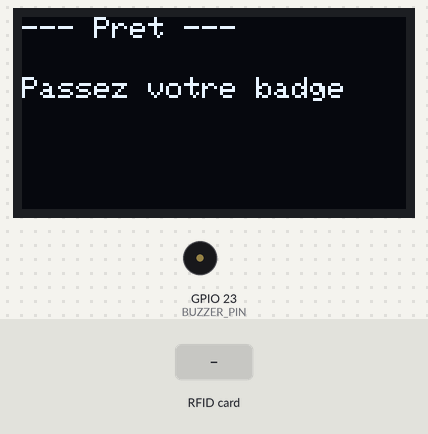
A program run on a simulated ESP32. Parts: 128×64 one-colour display, buzzer (waves = sounding). The inputs (shaded band) are chosen by the test bench. WiFi joins after 1.5 s; servers stay silent unless stated; uploads are accepted with an empty reply; the local clock reads 2024-03-15 10:24:30 at power-on unless the program sets it; EEPROM starts erased; what the program prints to the serial monitor is not drawn.

Above: at 2.7 s.
2.8 s: RFID card 5E 7A 19 C4 held to the reader
At 2.99 s:
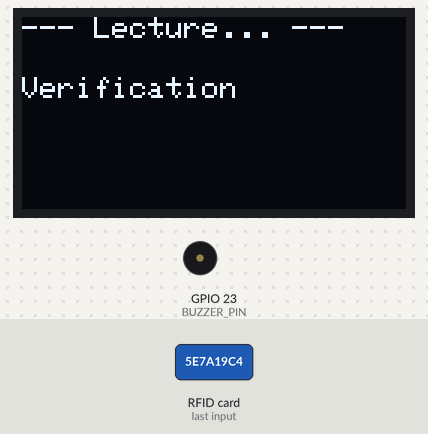
At 4.4 s:
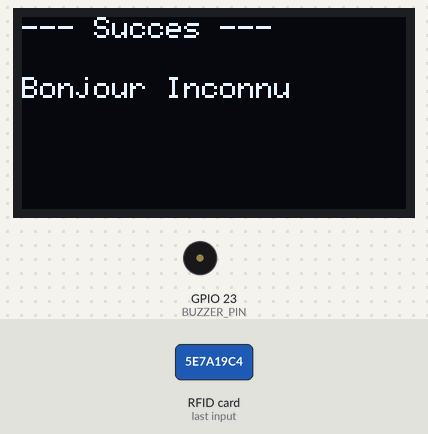
Timing chart, 0 to 5.9 s (numbered marks = the images above; inputs shaded):
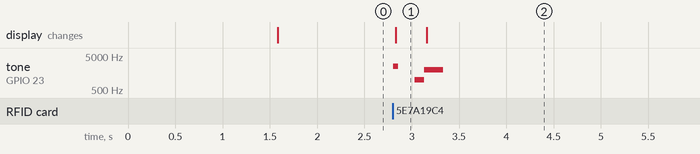

The program:

main.cpp
```cpp
#include <Arduino.h>
#include <WiFi.h>
#include <HTTPClient.h>
#include <Wire.h>
#include <Adafruit_PN532.h>
#include <Adafruit_GFX.h>
#include <Adafruit_SSD1306.h>
#include <ArduinoJson.h>
#include <Preferences.h>
#include <time.h>

// --- CONFIGURATION ---
const char* ssid = "Soul society";
const char* password = "************";
const char* serverUrl = "http://************:3000/api/scan"; // Ton backend Node.js

// --- HARDWARE ---
#define SDA_PIN 21
#define SCL_PIN 22
#define BUZZER_PIN 23
unsigned long resetScreenTime = 0;
Adafruit_PN532 nfc(SDA_PIN, SCL_PIN);
Adafruit_SSD1306 display(128, 64, &Wire, -1);

// --- OFFLINE STORAGE ---
Preferences nvs;

// --- DÉCLARATION DES FONCTIONS ---
void initNTP();
long getCurrentTimestamp();
void saveScanOffline(String uid, long timestamp);
void syncOfflineScans();
void displayMessage(String title, String msg);
void playReadTone();
void playSuccessTone();
void playErrorTone();

void setup() {
    Serial.begin(115200);
    pinMode(BUZZER_PIN, OUTPUT);
    Wire.begin(SDA_PIN, SCL_PIN);

    // Initialisation Écran
    display.begin(SSD1306_SWITCHCAPVCC, 0x3C);
    display.clearDisplay();
    display.setTextColor(WHITE);
    displayMessage("Demarrage...", "GAPRC Kiosque");

    // Initialisation NFC
    nfc.begin();
    if (!nfc.getFirmwareVersion()) {
        Serial.println("❌ Lecteur NFC non trouvé !");
        displayMessage("Erreur", "Lecteur NFC HS");
        while (1);
    }
    nfc.SAMConfig();

    // Initialisation Wi-Fi
    WiFi.begin(ssid, password);
    Serial.print("Connexion Wi-Fi");
    int attempts = 0;
    while (WiFi.status() != WL_CONNECTED && attempts < 20) {
        delay(500);
        Serial.print(".");
        attempts++;
    }

    if (WiFi.status() == WL_CONNECTED) {
        Serial.println("\n✅ Wi-Fi connecté !");
        initNTP(); // On récupère l'heure mondiale
        syncOfflineScans(); // On vide la mémoire au cas où il y avait des pointages en attente
        displayMessage("Pret", "Passez votre badge");
    } else {
        Serial.println("\n⚠️ Démarrage HORS-LIGNE");
        displayMessage("Mode HORS-LIGNE", "Passez votre badge");
    }
}

void loop() {
    // 1. TIMER NON-BLOQUANT (Efface l'écran après 3s)
    if (resetScreenTime > 0 && millis() > resetScreenTime) {
        displayMessage(WiFi.status() == WL_CONNECTED ? "Pret" : "Mode HORS-LIGNE", "Passez votre badge");
        resetScreenTime = 0;
    }

    // 2. Vérification de la reconnexion Wi-Fi (Background Sync)
    static unsigned long lastWifiCheck = 0;
    if (millis() - lastWifiCheck > 10000) {
        if (WiFi.status() == WL_CONNECTED) {
            syncOfflineScans();
        }
        lastWifiCheck = millis();
    }

    // 3. Lecture du badge NFC
    uint8_t success;
    uint8_t uid[] = { 0, 0, 0, 0, 0, 0, 0 };
    uint8_t uidLength;

    success = nfc.readPassiveTargetID(PN532_MIFARE_ISO14443A, uid, &uidLength, 500);

    if (success) {
        playReadTone(); // Bip physique

        String uidStr = "";
        for (uint8_t i = 0; i < uidLength; i++) {
            uidStr += String(uid[i], HEX);
        }

        long timestamp = getCurrentTimestamp();
        Serial.println("🎯 Badge détecté : " + uidStr);
        displayMessage("Lecture...", "Verification");

        bool isOfflineError = false; // NOUVEAU : Drapeau pour savoir si c'est une vraie panne réseau

        // 4. TENTATIVE D'ENVOI AU SERVEUR
        if (WiFi.status() == WL_CONNECTED) {
            HTTPClient http;
            http.begin(serverUrl);
            http.addHeader("Content-Type", "application/json");

            JsonDocument doc;
            doc["nfc_uid"] = uidStr;
            doc["timestamp"] = timestamp;
            String requestBody;
            serializeJson(doc, requestBody);

            int httpResponseCode = http.POST(requestBody);
            String responseStr = http.getString();

            JsonDocument respDoc;
            deserializeJson(respDoc, responseStr);

            if (httpResponseCode == 200) {
                // ✅ SUCCÈS : Ouverture ou reprise de session
                const char* fName = respDoc["user"]["first_name"];
                String jobisteName = fName ? String(fName) : "Inconnu"; // Correction du bug du nom

                playSuccessTone();
                displayMessage("Succes", "Bonjour " + jobisteName);

            } else if (httpResponseCode == 403) {
                // ⛔ ERREUR MÉTIER : Caisse déjà occupée !
                playErrorTone();
                displayMessage("Refuse", "Caisse occupee!");
                Serial.println("⛔ Rejet: Une autre session est déjà ouverte.");

            } else if (httpResponseCode == 404) {
                // ⛔ ERREUR MÉTIER : Badge non assigné
                playErrorTone();
                displayMessage("Erreur", "Badge Inconnu");
                Serial.println("⛔ Rejet: Badge non reconnu dans la DB.");

            } else {
                // ⚠️ ERREUR RÉSEAU OU SERVEUR CRASHÉ (Code < 0 ou 500)
                Serial.println("❌ Erreur de communication Serveur: " + String(httpResponseCode));
                isOfflineError = true;
            }
            http.end();
        } else {
            isOfflineError = true; // Pas de Wi-Fi du tout
        }

        // 5. FALLBACK : MODE HORS-LIGNE (Uniquement si VRAIE panne réseau)
        if (isOfflineError) {
            playErrorTone(); // Bip d'avertissement
            saveScanOffline(uidStr, timestamp); // ON SAUVEGARDE UNIQUEMENT ICI !
            displayMessage("Hors-ligne", "Pointage differe");
        }

        // On arme le timer pour effacer l'écran dans 3 secondes
        resetScreenTime = millis() + 3000;
    }
}

// --- FONCTIONS UTILITAIRES ---

void initNTP() {
    configTime(3600, 3600, "pool.ntp.org"); // Fuseau horaire Belgique (GMT+1 + Heure d'été)
    struct tm timeinfo;
    if (!getLocalTime(&timeinfo)) {
        Serial.println("❌ Échec synchronisation NTP");
    } else {
        Serial.println("🕒 Heure synchronisée.");
    }
}

long getCurrentTimestamp() {
    time_t now;
    time(&now);
    return (long)now;
}

void saveScanOffline(String uid, long timestamp) {
    nvs.begin("gaprc", false); // "false" pour mode Lecture/Écriture
    int count = nvs.getInt("count", 0);

    // On stocke sous forme de String simple : "uid,timestamp"
    String data = uid + "," + String(timestamp);
    String key = "scan_" + String(count);

    nvs.putString(key.c_str(), data);
    nvs.putInt("count", count + 1);
    nvs.end();

    Serial.println("💾 Pointage stocké localement (Total attente : " + String(count + 1) + ")");
}

void syncOfflineScans() {
    nvs.begin("gaprc", false);
    int count = nvs.getInt("count", 0);

    if (count > 0 && WiFi.status() == WL_CONNECTED) {
        Serial.println("🔄 Début de synchronisation de " + String(count) + " pointages...");
        displayMessage("Synchronisation", String(count) + " pointages en cours...");

        int successCount = 0;
        HTTPClient http;

        for (int i = 0; i < count; i++) {
            String key = "scan_" + String(i);
            String data = nvs.getString(key.c_str(), "");

            if (data.length() > 0) {
                int commaIndex = data.indexOf(',');
                String uid = data.substring(0, commaIndex);
                long ts = data.substring(commaIndex + 1).toInt();

                http.begin(serverUrl);
                http.addHeader("Content-Type", "application/json");
                JsonDocument doc;
                doc["nfc_uid"] = uid;
                doc["timestamp"] = ts;
                String requestBody;
                serializeJson(doc, requestBody);

                int httpCode = http.POST(requestBody);
                if (httpCode == 200 || httpCode == 403 || httpCode == 404 || httpCode == 400) {
                    successCount++;
                }
                http.end();
                delay(500); // Petite pause pour ne pas surcharger l'API Node.js
            }
        }

        if (successCount == count) {
            Serial.println("✅ Synchronisation réussie, purge de la mémoire !");
            nvs.clear(); // On vide le namespace
            nvs.putInt("count", 0);
            displayMessage("Synchro OK", "Memoire purgee");
        } else {
            Serial.println("⚠️ Échec partiel de la synchronisation.");
            displayMessage("Erreur Synchro", "Réessai plus tard");
        }
        delay(2000);
        displayMessage(WiFi.status() == WL_CONNECTED ? "Pret" : "Mode HORS-LIGNE", "Passez votre badge");
    }
    nvs.end();
}

void displayMessage(String title, String msg) {
    display.clearDisplay();
    display.setCursor(0, 0);
    display.setTextSize(1);
    display.println("--- " + title + " ---");
    display.setCursor(0, 20);
    display.setTextSize(1); // Mettre 2 si c'est trop petit, mais ça risque de déborder
    display.println(msg);
    display.display();
}

// --- FONCTIONS AUDIO ---
void playReadTone() {
    tone(BUZZER_PIN, 2500, 50); // Bip très court et aigu (Feedback tactile)
}

void playSuccessTone() {
    tone(BUZZER_PIN, 1000, 100);
    delay(100); // Petit delay toléré ici car c'est une animation sonore de validation
    tone(BUZZER_PIN, 2000, 200); // Accord montant = Validation
}

void playErrorTone() {
    tone(BUZZER_PIN, 300, 600); // Bip long et grave = Erreur / Refus / Hors-ligne
}
```

Measured:
- after the input at 2.8 s, tone on GPIO 23 (BUZZER_PIN): plays 2500 Hz for 0.05 s, 1000 Hz for 0.10 s, 2000 Hz for 0.20 s, starting at once; the display: changes at once (image 1)
